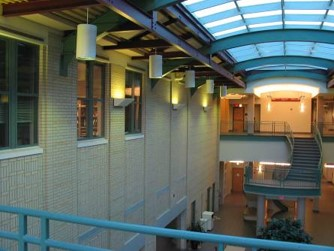
#> input picture asn2/images/CMU_left.jpg, 334 x 251 px
$ jupyter execute MyRansacLineFit_student.ipynb   (shell and % lines are left out)   (Python 2 division)
#> lines starting #> are read from the running program, lines starting #| are printed output that depends on the picture
[cell 1]
import numpy as np
import numpy.linalg as la
import matplotlib
import matplotlib.pyplot as plt
from skimage.measure import ransac

[cell 2]
class LeastSquareLine:

    def __init__(self):
        self.a = 0.0
        self.b = 0.0

    def estimate(self, points2D):
        B = points2D[:,1]
        A = np.copy(points2D)
        A[:,1] = 1.0

        # SVD (singular value decomposition) for (Nx2) matrix A = U*diag(S)*V  where N is the number of points
        # matrix V is 2x2, matrix U is Nx2, and S is a vector (Nx1 array) of eigen values for A
        u,s,v = la.svd(A, full_matrices=False)

        #least square line fit = v' * 1/s * u' * B
        ls_line = np.transpose(v).dot(np.diag(1.0/s)).dot(np.transpose(u).dot(B))
        self.a = ls_line[0]
        self.b = ls_line[1]
        return True

    def predict(self, x): return (self.a * x) + self.b

    def predict_y(self, x): return (self.a * x) + self.b

    def residuals(self, points2D):
        return points2D[:,1] - self.predict(points2D[:,0])

    def line_par(self):
        return self.a, self.b

# RANSAC for robust line fitting  (single model case)

### Step 1: generating noisy data with outliers

[cell 3]
np.random.seed(seed=1)

# parameters for "true" line y = a*x + b
a, b = 0.2, 20.0

# x-range of points [x1,x2]
x_start, x_end = -200.0, 200.0

# generate the "true" line points
x = np.arange(x_start,x_end)
y = a * x + b
data = np.column_stack([x, y])    # staking data points into (Nx2) array

# add faulty data (i.e. outliers)
faulty = np.array(30 * [(180., -100)])  # (30x2) array containing 30 rows [180,-100]  (points)
faulty += 5 * np.random.normal(size=faulty.shape)  # adding Gaussian noise to these points
data[:faulty.shape[0]] = faulty   # replacing the first 30 points in data with faulty (outliers)

# add gaussian noise to coordinates
noise = np.random.normal(size=data.shape) # generating Gaussian noise (variance 1) for each data point (rows in 'data')
data += 0.5 * noise
data[::2] += 5 * noise[::2]  # every second point adds noise with variance 5
data[::4] += 20 * noise[::4] # every fourth point adds noise with variance 20

fig, ax = plt.subplots()
ax.plot(data[:,0], data[:,1], '.k', label='data points (w. noise & outliers)')
ax.set_xlabel('x - coordinate')
ax.set_ylabel('y - coordinate')
ax.legend(loc='lower left')
plt.show()
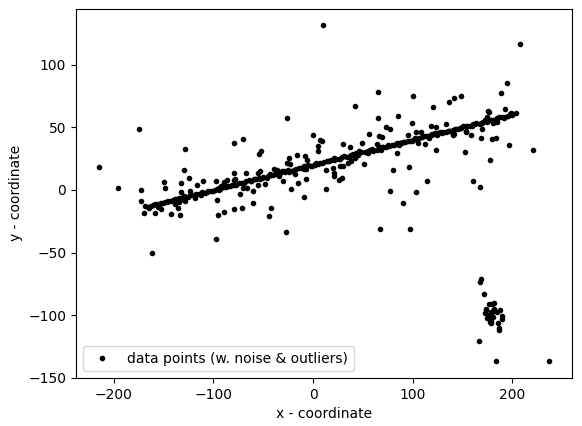
#> figure drawn by matplotlib, 1 panel

### Step 2: least-square line fitting

[cell 4]
LSline = LeastSquareLine() # uses class implemented at the top of this notebook
print LSline.estimate(data)
a_ls, b_ls = LSline.line_par()

# visualizing estimated line
ends = np.array([x_start,x_end])
ax.plot(ends, LSline.predict(ends), '-r', label='least square fit (a={:4.2f}, b={:4.1f})'.format(a_ls,b_ls))
ax.legend(loc='lower left')
plt.show()

### Step 3: robust line fitting (RANSAC)

[cell 5]
# robustly fit line only using inlier data with RANSAC algorithm
model_robust, inliers = ransac(data, LeastSquareLine, min_samples=2, residual_threshold=1, max_trials=1000)
a_rs, b_rs = model_robust.line_par()

# generate coordinates of estimated models
line_x = np.arange(-250, 250)
line_y_robust = model_robust.predict_y(line_x)

#fig, ax = plt.subplots()
ax.plot(data[inliers, 0], data[inliers, 1], '.b', alpha=0.6, label='Inlier data')
ax.plot(line_x, line_y_robust, '-b', label='RANSAC line (a={:4.2f}, b={:4.1f})'.format(a_rs,b_rs))
ax.legend(loc='lower left')
plt.show()

# Sequential RANSAC for robust multi-line fitting
### Step 1: generating noisy data with outliers

[cell 6]
# parameters for "true" lines y = a*x + b
a2, b2 = 0.1, -10.0

# generate the "true" line points
y2 = a2 * x + b2
data2 = np.column_stack([x, y2])    # staking data points into (Nx2) array

# add faulty data (i.e. outliers)
faulty = np.array(30 * [(180., -100)])  # (30x2) array containing 30 rows [180,-100]  (points)
faulty += 5 * np.random.normal(size=faulty.shape)  # adding Gaussian noise to these points
data2[:faulty.shape[0]] = faulty   # replacing the first 30 points in data2 with faulty (outliers)

# add gaussian noise to coordinates
noise = np.random.normal(size=data.shape) # generating Gaussian noise (variance 1) for each data point (rows in 'data')
data2+= 0.5 * noise
data2[::2] += 5 * noise[::2]  # every second point adds noise with variance 5
data2[::4] += 20 * noise[::4] # every fourth point adds noise with variance 20

data = np.concatenate((data,data2)) # combining with previous data

fig, ax = plt.subplots()
ax.plot(data[:,0], data[:,1], '.k', label='data points (w. noise & outliers)')
ax.set_xlabel('x - coordinate')
ax.set_ylabel('y - coordinate')
ax.legend(loc='lower left')
plt.show()
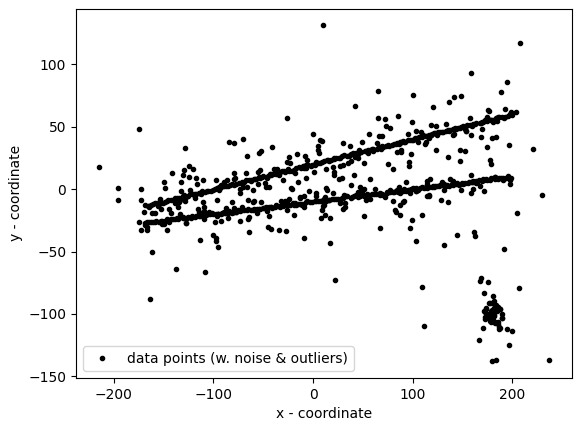
#> figure drawn by matplotlib, 1 panel

### Step 2: find a line using RANSAC

[cell 7]
model_robust1, inliers = ransac(data, LeastSquareLine, min_samples=2, residual_threshold=1, max_trials=1000)
outliers = (inliers == False)
a1_rs, b1_rs = model_robust1.line_par()

# generate coordinates of estimated models
line_x = np.arange(-250, 250)
line_y_robust = model_robust1.predict_y(line_x)

ax.plot(data[inliers, 0], data[inliers, 1], '.b', alpha=0.6, label='Inlier data')
ax.plot(line_x, line_y_robust, '-b', label='RANSAC line 1 (a={:4.2f}, b={:4.1f})'.format(a1_rs,b1_rs))
ax.legend(loc='lower left')
plt.show()

### Step 3: Fit another line after removing inliers for the first line (detected above)

[cell 8]
data_remaining = data[outliers]
model_robust2, inliers = ransac(data_remaining, LeastSquareLine, min_samples=2, residual_threshold=1, max_trials=1000)
a2_rs, b2_rs = model_robust2.line_par()

# generate coordinates of estimated models
line_x = np.arange(-250, 250)
line_y_robust = model_robust2.predict_y(line_x)

ax.plot(data_remaining[inliers, 0], data_remaining[inliers, 1], '.r', alpha=0.6, label='Inlier data')
ax.plot(line_x, line_y_robust, '-r', label='RANSAC line 2 (a={:4.2f}, b={:4.1f})'.format(a2_rs,b2_rs))
ax.legend(loc='lower left')
plt.show()

# Multi-line fitting for (Canny) edges

[cell 9]
import matplotlib.image as image
from skimage import feature
from skimage.color import rgb2gray

im = image.imread("images/CMU_left.jpg")
#> im is the input picture: shape (251, 334, 3); mean R, G, B 94.8, 103.3, 94.9
imgray = rgb2gray(im)
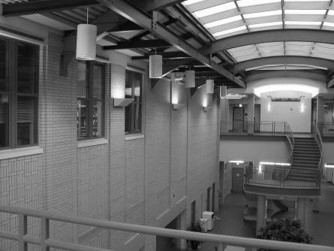
#> imgray: shape (251, 334) float64; min 0.00417, max 1, mean 0.396
can = feature.canny(imgray, 2.0)
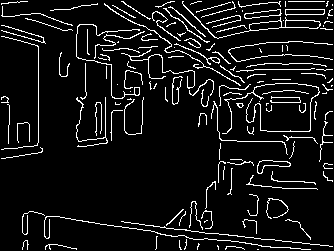
#> can: shape (251, 334) bool; 8.1% white in thin lines or dots

plt.figure(3,figsize = (12, 4))
plt.subplot(121)
plt.imshow(im)
plt.subplot(122)
plt.imshow(can,cmap="gray")
plt.show()

# Assignment: use sequestial-RANSAC to find $K$ lines

[cell 10]
def sequentialRansac(data, ax, K = 10, min_s = 2, r_thres = 1, max_t = 1000):
    curr_data = data
    for x in range(K):
        model_robust_k, inliers = ransac(curr_data, LeastSquareLine, min_samples=min_s, residual_threshold=r_thres, max_trials=max_t)
        outliers = (inliers == False)
        line_x = np.arange(0,350)
        line_y_robust = model_robust_k.predict_y(line_x)
        ax.plot(line_x, line_y_robust, '-r')
        curr_data = curr_data[outliers]

[cell 11]
# NOTE 1: write your code using a function that takes K as a parameter.
#         Its imput should also be a binary image containing any features
#         (like Canny edges, e.g. binary image "can" above).
# NOTE 2: Present visual results for different values of K
# NOTE 3: Your code should visually show detected lines in a figure
#         over the image (either the original one or over the Canny edge mask)
# NOTE 4: To achieve good performance, you may need to play with parameters of function ransac
#         (e.g. threshold and number of sampled models "max_trials")
#         Also, you can introduce one extra parameter for the minimum number of inliers
#         for accepting ransac-detected lines.

# Build data from 'can'
xs = []
ys = []

for y in range(can.shape[0]):
    for x in range(can.shape[1]):
        if (can[y,x]):
            xs.append(x)
            ys.append(y)
#> after the loop, ys = 6798 values from 1 to 249

xArr = np.asarray(xs)
yArr = np.asarray(ys)
#> yArr = 6798 values from 1 to 249
xY = np.column_stack((xArr, yArr))

curr_data = xY

# Different values of K
fig = plt.figure(4, figsize=(12,4))
sequentialRansac(curr_data, plt.subplot(121), 2, 16, 1, 1500)
plt.imshow(can, cmap='gray')

sequentialRansac(curr_data, plt.subplot(122), 8, 16, 1, 1500)
plt.imshow(can, cmap='gray')

plt.show()
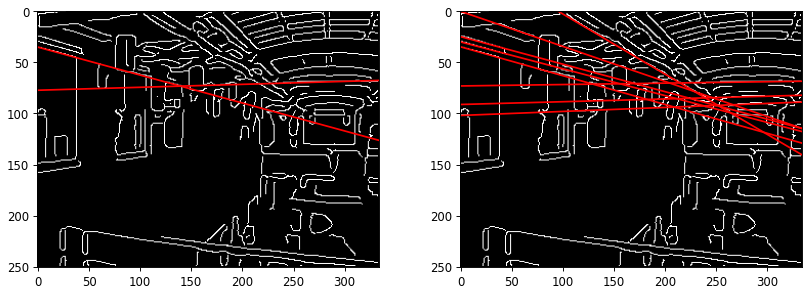
#> figure drawn by matplotlib, 2 panels

[cell 12]
# Different ransac values for K=4
plt.figure(5, figsize=(12,4))
sequentialRansac(curr_data, plt.subplot(121), 4, 16, 2, 2500)
plt.imshow(can, cmap='gray')

sequentialRansac(curr_data, plt.subplot(122), 4, 8, 1, 1000)
plt.imshow(can, cmap='gray')
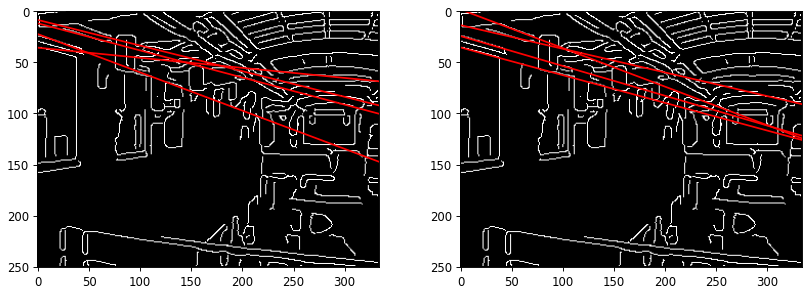
#> figure drawn by matplotlib, 2 panels

$ run again, with asn2/images/CMU_right.jpg copied over asn2/images/CMU_left.jpg
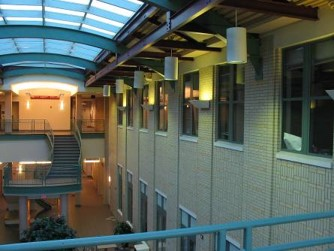
#> input picture asn2/images/CMU_right.jpg, 334 x 251 px
#> im is the input picture: shape (251, 334, 3); mean R, G, B 87.8, 97, 88.2
#> `can = feature.canny(imgray, 2.0)`:
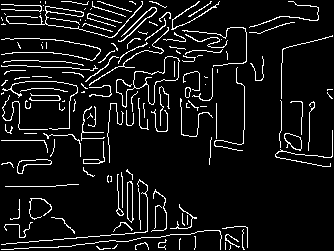
#> can: shape (251, 334) bool; 8.1% white in thin lines or dots
#> `[cell 12] # Different ransac values for K=4 plt.figure(5, figsize=(12,..`:
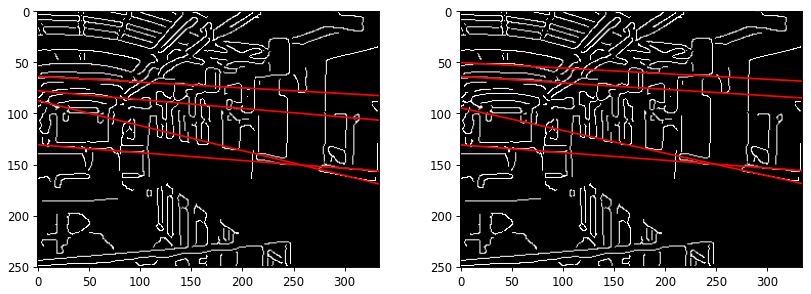
#> figure drawn by matplotlib, 2 panels
